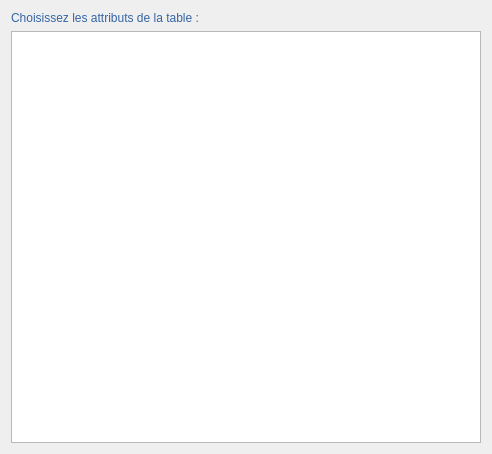
<?xml version="1.0" encoding="UTF-8"?>
<ui version="4.0">
 <class>UploadEditionPageWizard</class>
 <widget class="QWizardPage" name="UploadEditionPageWizard">
  <property name="geometry">
   <rect>
    <x>0</x>
    <y>0</y>
    <width>492</width>
    <height>454</height>
   </rect>
  </property>
  <property name="windowTitle">
   <string>WizardPage</string>
  </property>
  <layout class="QGridLayout" name="gridLayout">
   <item row="0" column="0">
    <widget class="QLabel" name="lbl_tattributes">
     <property name="maximumSize">
      <size>
       <width>300</width>
       <height>40</height>
      </size>
     </property>
     <property name="autoFillBackground">
      <bool>true</bool>
     </property>
     <property name="styleSheet">
      <string notr="true">font: 75 13pt &quot;Ubuntu Condensed&quot;;
color: rgb(52, 101, 164);</string>
     </property>
     <property name="text">
      <string>Choisissez les attributs de la table :</string>
     </property>
    </widget>
   </item>
   <item row="1" column="0">
    <widget class="QListWidget" name="lwg_attribut">
     <property name="enabled">
      <bool>true</bool>
     </property>
    </widget>
   </item>
  </layout>
 </widget>
 <resources/>
 <connections/>
</ui>
